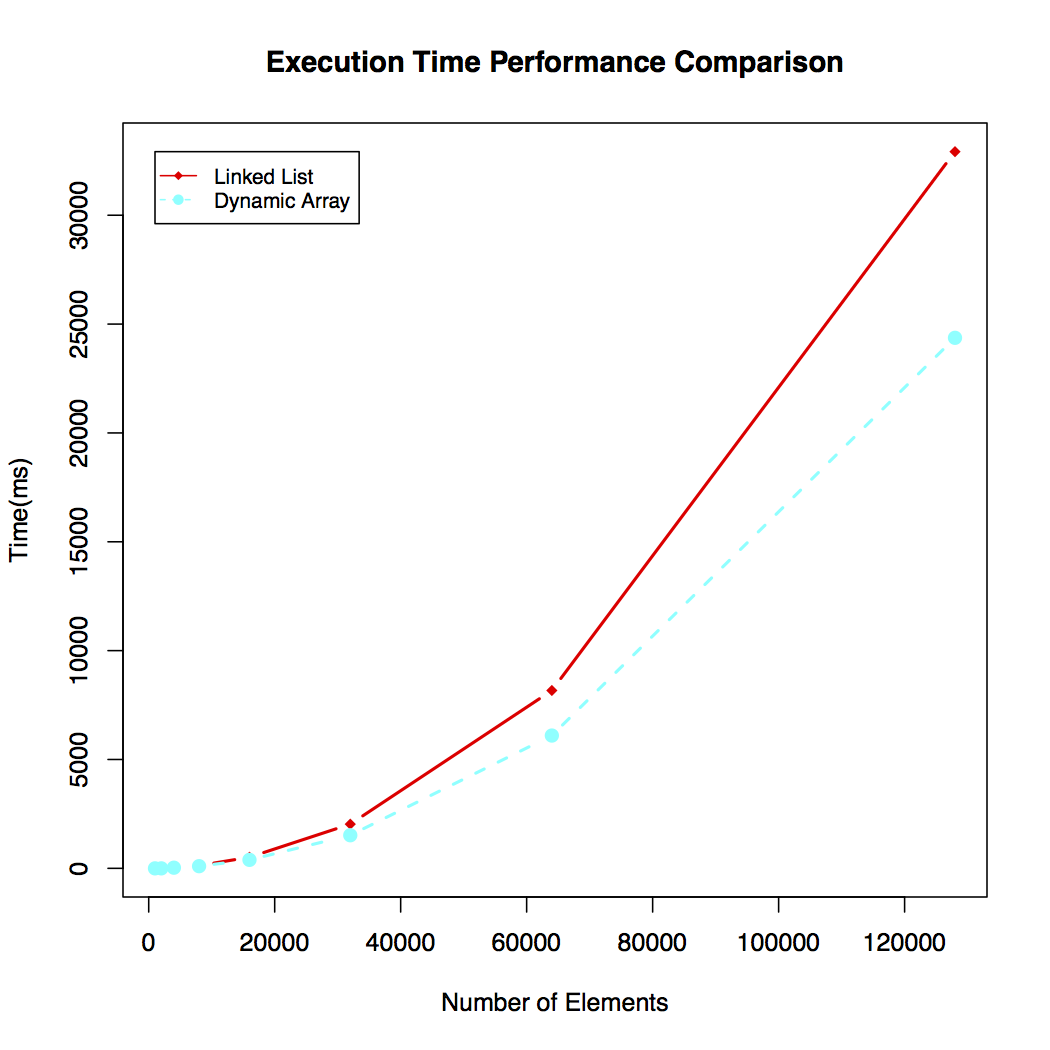

R code for this plot:

dat=read.csv("~/Documents/github/dataStructure/hw3/timingLinkedList.csv")

dat$Type <- as.numeric(dat$Type)
ntype <- max(dat$Type)            # calculating the number of levels of the variable
xrange <- range(dat$Number)           # calculating the range of the variable age                         
yrange <- range(dat$Time) # calculating the range of the variable circumference                    
plot(xrange, yrange,                  # set up plot                           
     type="n",                        # type = n oduce is used to set up the axes for later commands                    
     xlab="Number of Elements",                                   
     ylab="Time(ms)"                           
 )                                                         
colors <- rainbow(ntype)             # colors are equal to the number of the level of the variable Tree                               
linetype <- c(1:ntype)  
linetype                                 
plotchar <- seq(18, 18+ntype, 1)     # we use this variable to define symbol for plotting  points with pch that here are: 18 19 20 21 22 23                    
for (i in 1:ntype) {                 # add lines                     
    Type <- subset(dat, Type==i)                       
    lines(Type $Number, Type $Time,                   
          type="b",                                       
          lwd=2,                                          
          lty=linetype[i],            # changes the default symbol points type: see the figure at the end of the article                  
          col=colors[i],              # changes the default line type: see the figure at the end of the article                               
          pch=plotchar[i]                                 
    )                                                     
}                                                      
title("Execution Time Performance Comparison")   # add legend              
legend(xrange[1], yrange[2],                              
       c("Linked List", "Dynamic Array"),
       cex=0.8,                                # cex: specifies the symbol size. cex is a number indicating                                   
       col=colors,                             # the amount by which plotting symbols should be scaled relative to the default. 
       pch=plotchar,                           # 1=default, 1.5 is 50% larger, 0.5 is 50% smaller                          
       lty=linetype,
)
rm(list=ls())
